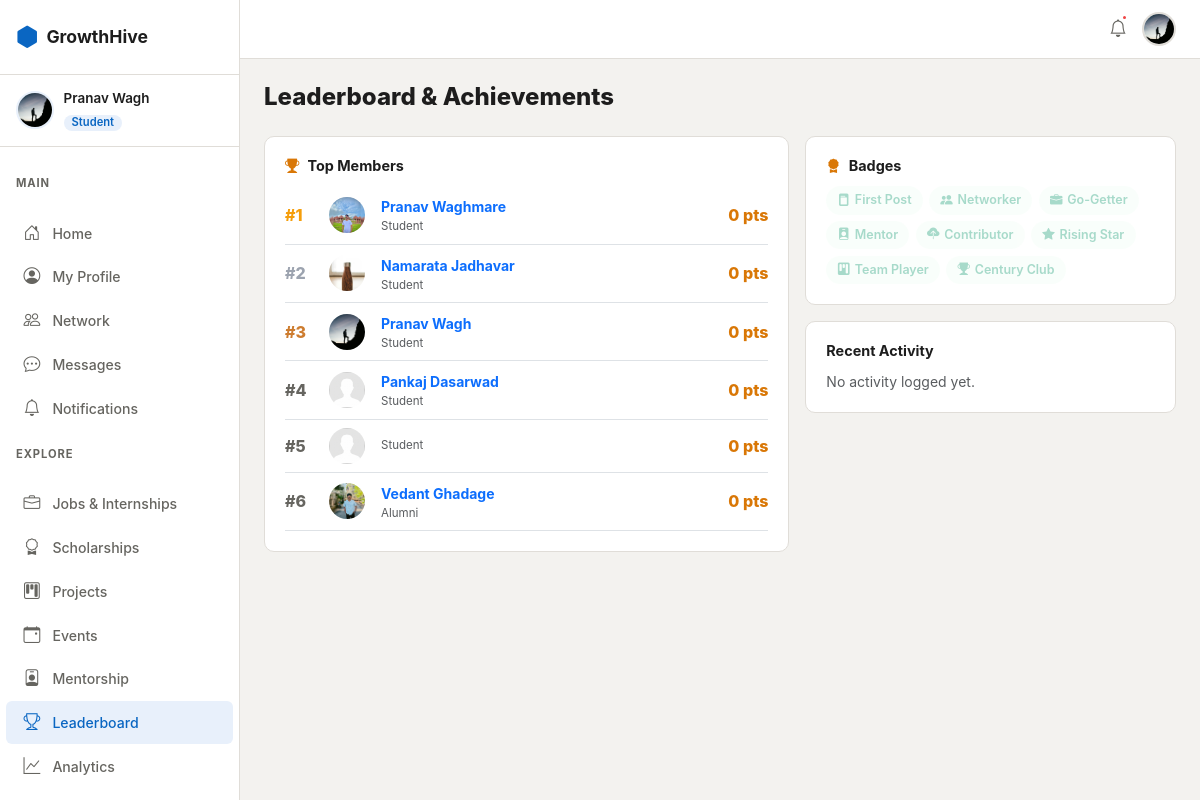
/gamification/leaderboard/ (signed in), run on the app's committed database.
### apps/accounts/models.py (models this page shows, shortened)
class User(AbstractUser):
    class Role(models.TextChoices):
        STUDENT = 'student', 'Student'
        ALUMNI  = 'alumni',  'Alumni'
        TEACHER = 'teacher', 'Teacher'
    username   = None
    email      = models.EmailField(unique=True)
    first_name = models.CharField(max_length=50)
    last_name  = models.CharField(max_length=50)
    role = models.CharField(max_length=20, choices=Role.choices, default=Role.STUDENT)
    department = models.CharField(
        max_length=20,
        choices=DEPARTMENT_CHOICES,
        blank=True,
        default='',
    )
    is_email_verified = models.BooleanField(default=False)
    created_at = models.DateTimeField(auto_now_add=True)
    updated_at = models.DateTimeField(auto_now=True)
    USERNAME_FIELD  = 'email'
    REQUIRED_FIELDS = ['first_name', 'last_name']
    objects = UserManager()
    def get_full_name(self):
        return f'{self.first_name} {self.last_name}'.strip()
    @property
    def is_student(self):
        return self.role == self.Role.STUDENT

class Profile(models.Model):
    user = models.OneToOneField(User, on_delete=models.CASCADE, related_name='profile')
    bio    = models.TextField(max_length=500, blank=True)
    avatar = models.ImageField(upload_to='avatars/', blank=True, null=True)
    banner = models.ImageField(upload_to='banners/', blank=True, null=True)
    graduation_year = models.PositiveIntegerField(null=True, blank=True)
    current_year    = models.PositiveSmallIntegerField(null=True, blank=True)
    current_working_company = models.CharField(max_length=200, blank=True)
    working_domain          = models.CharField(max_length=200, blank=True)
    github_url   = models.URLField(blank=True)
    linkedin_url = models.URLField(blank=True)
    website      = models.URLField(blank=True)
    location     = models.CharField(max_length=100, blank=True)
    skills = models.ManyToManyField('Skill', through='UserSkill', blank=True)
    resume = models.FileField(upload_to='resumes/', blank=True, null=True)
    points      = models.PositiveIntegerField(default=0)
    streak_days = models.PositiveIntegerField(default=0)
    last_active = models.DateField(null=True, blank=True)
    is_open_to_work   = models.BooleanField(default=False)
    is_open_to_mentor = models.BooleanField(default=False)
    skill_embedding     = models.JSONField(null=True, blank=True)
    embedding_updated_at = models.DateTimeField(null=True, blank=True)
    created_at = models.DateTimeField(auto_now_add=True)
    updated_at = models.DateTimeField(auto_now=True)
    def get_avatar_url(self):
        if self.avatar:
            return self.avatar.url
        return '/static/images/default-avatar.png'

### apps/gamification/models.py (models this page shows, shortened)
class Badge(models.Model):
    name        = models.CharField(max_length=100, unique=True)
    description = models.TextField()
    icon        = models.CharField(max_length=50, default='bi-award-fill', help_text='Bootstrap icon class')
    color       = models.CharField(max_length=30, default='gh-tag-amber')
    points_required = models.PositiveIntegerField(default=0)

### apps/gamification/views.py (the view)
# urls.py: path('leaderboard/', views.leaderboard_view, name='leaderboard'),
@login_required
@verified_required
def leaderboard_view(request):
    top_users = (
        User.objects.filter(is_active=True, is_email_verified=True)
        .select_related('profile')
        .order_by('-profile__points')[:20]
    )
    my_badges    = UserBadge.objects.filter(user=request.user).select_related('badge')
    all_badges   = Badge.objects.all()
    my_badge_ids = set(my_badges.values_list('badge_id', flat=True))
    recent_activity = UserActivity.objects.filter(user=request.user)[:10]
    return render(request, 'gamification/leaderboard.html', {
        'top_users':        top_users,
        'my_badges':        my_badges,
        'all_badges':       all_badges,
        'my_badge_ids':     my_badge_ids,
        'recent_activity':  recent_activity,
    })

### templates/gamification/leaderboard.html (shortened to what this page needs)
{% extends 'base.html' %}
{% block content %}
<div class="gh-page-header"><h1>Leaderboard & Achievements</h1></div>
<div class="row g-3">
  <div class="col-lg-7">
    <div class="gh-card">
      <h6 class="gh-card-title"><i class="bi bi-trophy-fill me-2" style="color:var(--gh-amber);"></i>Top Members</h6>
      {% for user in top_users %}
      <div class="d-flex align-items-center gap-3 py-2 border-bottom">
        <span class="fw-800" style="width:28px;color:{% if forloop.counter == 1 %}#f59e0b{% elif forloop.counter == 2 %}#9ca3af{% elif forloop.counter == 3 %}#cd7c2f{% else %}var(--gh-muted){% endif %};">
          #{{ forloop.counter }}
        </span>
        <img src="{{ user.profile.get_avatar_url }}" style="width:36px;height:36px;border-radius:50%;object-fit:cover;" alt=""/>
        <div class="flex-grow-1">
          <a href="{% url 'accounts:profile_detail' user.pk %}" class="fw-700 text-decoration-none small">{{ user.get_full_name }}</a>
          <span class="text-muted d-block" style="font-size:.72rem;">{{ user.get_role_display }}</span>
        </div>
        <span class="fw-800" style="color:var(--gh-amber);">{{ user.profile.points }} pts</span>
      </div>
      {% endfor %}
    </div>
  </div>
  <div class="col-lg-5">
    <div class="gh-card mb-3">
      <h6 class="gh-card-title"><i class="bi bi-award-fill me-2" style="color:var(--gh-amber);"></i>Badges</h6>
      <div class="gh-skills-wrap">
        {% for badge in all_badges %}
        <span class="gh-skill-badge {% if badge.pk in my_badge_ids %}{{ badge.color }}{% else %}gh-skill-beginner{% endif %}" style="{% if badge.pk not in my_badge_ids %}opacity:.35;{% endif %}">
          <i class="bi {{ badge.icon }}"></i> {{ badge.name }}
        </span>
        {% endfor %}
      </div>
    </div>
    <div class="gh-card">
      <h6 class="gh-card-title">Recent Activity</h6>
      {% for act in recent_activity %}
      <div class="d-flex align-items-center gap-2 py-1 border-bottom">
        <span class="text-muted small flex-grow-1">{{ act.get_action_display }}</span>
        <span class="gh-tag gh-tag-amber">+{{ act.points_earned }} pts</span>
        <span class="text-muted" style="font-size:.72rem;">{{ act.created_at|timesince }} ago</span>
      </div>
      {% empty %}
      <p class="text-muted small mb-0">No activity logged yet.</p>
      {% endfor %}
    </div>
  </div>
</div>
{% endblock %}

### templates/base.html (shortened to what this page needs)
{% load static %}
<!DOCTYPE html>
<html lang="en" data-theme="light">
<head>
  <link rel="stylesheet" href="https://cdn.jsdelivr.net/npm/bootstrap@5.3.3/dist/css/bootstrap.min.css" />
  <link rel="stylesheet" href="https://cdn.jsdelivr.net/npm/bootstrap-icons@1.11.3/font/bootstrap-icons.min.css" />
  <link rel="stylesheet" href="{% static 'css/main.css' %}" />
</head>
<body>
  {% if user.is_authenticated %}
  <div class="gh-wrapper">
    <aside class="gh-sidebar" id="sidebar">
      <div class="gh-sidebar-logo">
        <a href="{% url 'accounts:dashboard' %}" class="gh-logo-link">
          <span class="gh-logo-icon"><i class="bi bi-hexagon-fill"></i></span>
          <span class="gh-logo-text">GrowthHive</span>
        </a>
      </div>
      <div class="gh-sidebar-user">
        <img src="{{ user.profile.get_avatar_url }}" class="gh-sidebar-avatar" alt="avatar" />
        <div class="gh-sidebar-user-info">
          <span class="gh-sidebar-name">{{ user.first_name }} {{ user.last_name }}</span>
          <span class="gh-sidebar-role badge">{{ user.get_role_display }}</span>
        </div>
      </div>
      <nav class="gh-nav">
        <p class="gh-nav-section">Main</p>
        <a href="{% url 'social:feed' %}"
          class="gh-nav-link {% if 'social' in request.resolver_match.app_name %}active{% endif %}">
          <i class="bi bi-house-door"></i><span>Home</span>
        </a>
        <a href="{% url 'accounts:profile' %}"
          class="gh-nav-link {% if request.resolver_match.url_name == 'profile' %}active{% endif %}">
          <i class="bi bi-person-circle"></i><span>My Profile</span>
        </a>
        <a href="{% url 'connections:network' %}"
          class="gh-nav-link {% if 'connections' in request.resolver_match.app_name %}active{% endif %}">
          <i class="bi bi-people"></i><span>Network</span>
        </a>
        <a href="{% url 'chat:inbox' %}"
          class="gh-nav-link {% if 'chat' in request.resolver_match.app_name %}active{% endif %}">
          <i class="bi bi-chat-dots"></i><span>Messages</span>
        </a>
        <a href="{% url 'notifications:list' %}"
          class="gh-nav-link {% if 'notifications' in request.resolver_match.app_name %}active{% endif %}">
          <i class="bi bi-bell"></i><span>Notifications</span>
        </a>
        <p class="gh-nav-section">Explore</p>
        <a href="{% url 'jobs:list' %}"
          class="gh-nav-link {% if 'jobs' in request.resolver_match.app_name %}active{% endif %}">
          <i class="bi bi-briefcase"></i><span>Jobs & Internships</span>
        </a>
        <a href="{% url 'scholarships:list' %}"
          class="gh-nav-link {% if 'scholarships' in request.resolver_match.app_name %}active{% endif %}">
          <i class="bi bi-award"></i><span>Scholarships</span>
        </a>
        <a href="{% url 'projects:list' %}"
          class="gh-nav-link {% if 'projects' in request.resolver_match.app_name %}active{% endif %}">
          <i class="bi bi-kanban"></i><span>Projects</span>
        </a>
        <a href="{% url 'events:list' %}"
          class="gh-nav-link {% if 'events' in request.resolver_match.app_name %}active{% endif %}">
          <i class="bi bi-calendar-event"></i><span>Events</span>
        </a>
        <a href="{% url 'mentorship:list' %}"
          class="gh-nav-link {% if 'mentorship' in request.resolver_match.app_name %}active{% endif %}">
          <i class="bi bi-person-badge"></i><span>Mentorship</span>
        </a>
        <a href="{% url 'gamification:leaderboard' %}"
          class="gh-nav-link {% if 'gamification' in request.resolver_match.app_name %}active{% endif %}">
          <i class="bi bi-trophy"></i><span>Leaderboard</span>
        </a>
        <a href="{% url 'analytics:dashboard' %}"
          class="gh-nav-link {% if 'analytics' in request.resolver_match.app_name %}active{% endif %}">
          <i class="bi bi-graph-up"></i><span>Analytics</span>
        </a>
        {% if user.is_student %}
        <p class="gh-nav-section">Students</p>
        {% endif %}
      </nav>
    </aside>
    <main class="gh-main">
      <div class="gh-topbar">
        <div class="gh-topbar-actions">
          <a href="{% url 'notifications:list' %}" class="gh-icon-btn" id="notifBtn" title="Notifications">
            <i class="bi bi-bell"></i>
            <span class="gh-notif-dot"></span>
          </a>
          <a href="{% url 'accounts:profile' %}" class="gh-topbar-avatar">
            <img src="{{ user.profile.get_avatar_url }}" alt="avatar" />
          </a>
        </div>
      </div>
      <div class="gh-content">
        {% block content %}{% endblock %}
      </div>
    </main>
  </div>
  {% endif %}
</body>
</html>

### static/css/main.css (style rules this page uses)
:root { --gh-blue: #0a66c2; --gh-blue-lt: #e8f0fb; --gh-purple: #6941c6; --gh-teal: #0891b2; --gh-amber: #d97706; --gh-green: #059669; --gh-bg: #f3f2ef; --gh-surface: #ffffff; --gh-border: #e0ddd8; --gh-text: #1d1d1d; --gh-muted: #666560; --gh-sidebar-w: 240px; --gh-radius: 10px; }
*, *::before, *::after { box-sizing: border-box; margin: 0; padding: 0; }
body { font-family: -apple-system, 'Segoe UI', sans-serif; background: var(--gh-bg); color: var(--gh-text); }
.gh-wrapper { display: flex; min-height: 100vh; }
.gh-sidebar { width: var(--gh-sidebar-w); background: var(--gh-surface); border-right: 1px solid var(--gh-border); display: flex; flex-direction: column; position: fixed; top: 0; left: 0; height: 100vh; z-index: 200; overflow-y: auto; transition: transform .25s; }
.gh-main { flex: 1; margin-left: var(--gh-sidebar-w); display: flex; flex-direction: column; min-height: 100vh; }
.gh-content { padding: 1.5rem; flex: 1; }
.gh-sidebar-logo { padding: 1.25rem 1rem; border-bottom: 1px solid var(--gh-border); }
.gh-logo-link { display: flex; align-items: center; gap: .5rem; text-decoration: none; color: var(--gh-text); font-weight: 700; font-size: 1.1rem; }
.gh-logo-icon { color: var(--gh-blue); font-size: 1.4rem; }
.gh-sidebar-user { padding: .85rem 1rem; display: flex; align-items: center; gap: .6rem; border-bottom: 1px solid var(--gh-border); }
.gh-sidebar-avatar { width: 38px; height: 38px; border-radius: 50%; object-fit: cover; border: 2px solid var(--gh-blue-lt); }
.gh-sidebar-name { display: block; font-weight: 600; font-size: .84rem; white-space: nowrap; overflow: hidden; text-overflow: ellipsis; max-width: 130px; }
.gh-sidebar-role { font-size: .7rem; background: var(--gh-blue-lt); color: var(--gh-blue); border: none; padding: .15rem .5rem; border-radius: 20px; font-weight: 600; text-transform: capitalize; }
.gh-nav { flex: 1; padding: .75rem 0; }
.gh-nav-section { font-size: .7rem; font-weight: 700; letter-spacing: .08em; text-transform: uppercase; color: var(--gh-muted); padding: .5rem 1rem .25rem; margin-top: .5rem; }
.gh-nav-link { display: flex; align-items: center; gap: .65rem; padding: .55rem 1rem; text-decoration: none; color: var(--gh-muted); font-size: .88rem; font-weight: 500; border-radius: 6px; margin: 1px 6px; transition: background .15s, color .15s; position: relative; }
.gh-nav-link:hover, .gh-nav-link.active { background: var(--gh-blue-lt); color: var(--gh-blue); }
.gh-nav-link i { font-size: 1.05rem; width: 20px; text-align: center; }
.gh-topbar { background: var(--gh-surface); border-bottom: 1px solid var(--gh-border); padding: .65rem 1.5rem; display: flex; align-items: center; gap: 1rem; position: sticky; top: 0; z-index: 100; }
.gh-topbar-actions { display: flex; align-items: center; gap: .6rem; margin-left: auto; }
.gh-icon-btn { background: none; border: none; cursor: pointer; font-size: 1.1rem; color: var(--gh-muted); padding: .35rem; border-radius: 50%; position: relative; transition: background .15s; }
.gh-notif-dot { position: absolute; top: 4px; right: 4px; width: 7px; height: 7px; background: #ef4444; border-radius: 50%; border: 2px solid #fff; }
.gh-topbar-avatar img { width: 34px; height: 34px; border-radius: 50%; object-fit: cover; border: 2px solid var(--gh-border); }
.gh-card { background: var(--gh-surface); border: 1px solid var(--gh-border); border-radius: var(--gh-radius); padding: 1.25rem; }
.gh-card-title { font-weight: 700; font-size: .9rem; color: var(--gh-text); margin-bottom: .75rem; }
.gh-skills-wrap { display: flex; flex-wrap: wrap; gap: .4rem; }
.gh-skill-badge { display: inline-flex; align-items: center; gap: .3rem; padding: .3rem .7rem; border-radius: 20px; font-size: .78rem; font-weight: 600; }
.gh-skill-beginner { background: #f0fdf4; color: var(--gh-green); }
.gh-page-header { margin-bottom: 1.5rem; }
.gh-page-header h1 { font-size: 1.5rem; font-weight: 800; }
.fw-700 { font-weight: 700; }
.fw-800 { font-weight: 800; }

### data on the page
User: profile.get_avatar_url (picture), first_name "Pranav", last_name "Wagh", role "Student", get_full_name "Pranav Wagh", profile.points "0"
User: profile.get_avatar_url (picture), get_full_name "Pranav Waghmare", role "Student", profile.points "0"
User: profile.get_avatar_url (picture), get_full_name "Namarata Jadhavar", role "Student", profile.points "0"
User: get_full_name "Pankaj Dasarwad", role "Student", profile.points "0"
User: role "Student", profile.points "0"
User: profile.get_avatar_url (picture), get_full_name "Vedant Ghadage", role "Alumni", profile.points "0"
Badge: name "First Post"
Badge: name "Networker"
Badge: name "Go-Getter"
Badge: name "Mentor"
Badge: name "Contributor"
Badge: name "Rising Star"
Badge: name "Team Player"
Badge: name "Century Club"
